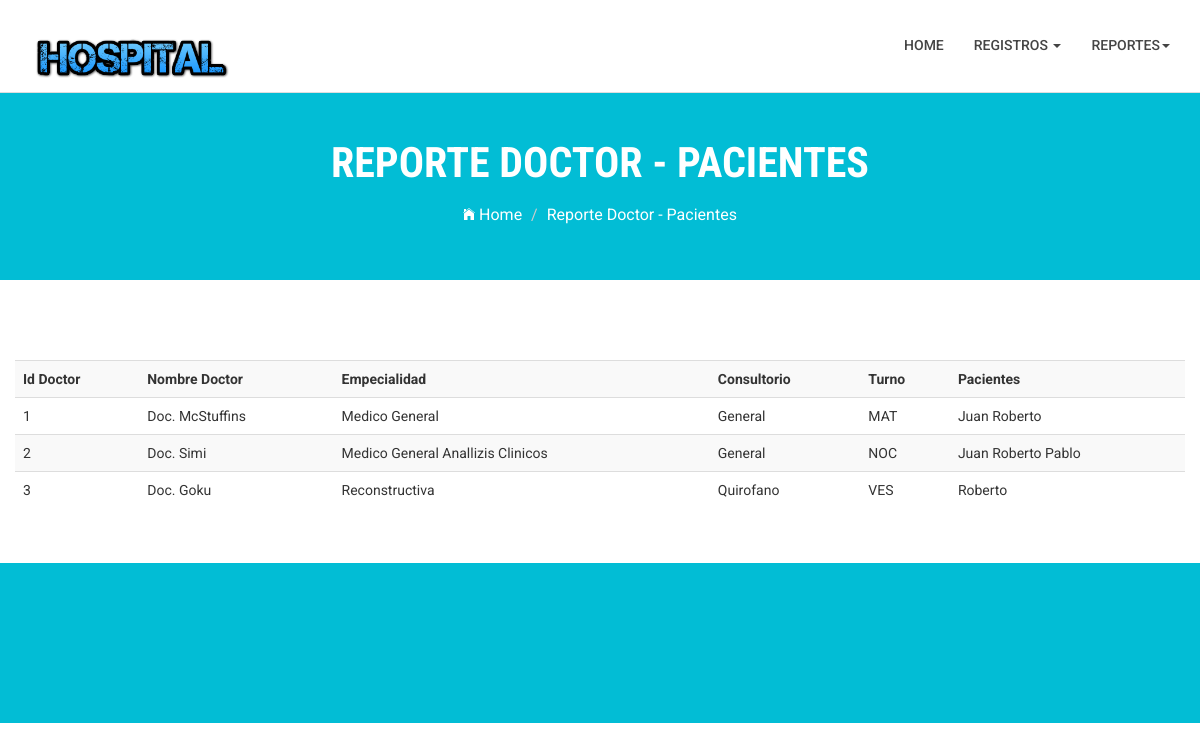
The app's page /Hospital/Report_DoctorPatient/ with its own data.
### Hospital/models.py (models this page shows, shortened)
class Doctor(models.Model):
    doctor_id = models.IntegerField()
    doctor_name = models.CharField(max_length = 64)
    doctor_speciality = models.ManyToManyField(Especialidad)
    consultorio = models.ManyToManyField(Consultorio)
    Matutino = 'MAT'
    Vespertino = 'VES'
    Nocturno = 'NOC'
    HORARIOS = (
        (Matutino, 'Matutino'),
        (Vespertino, 'Vespertino'),
        (Nocturno, 'Nocturno'),
    )
    doctor_shift = models.CharField(max_length = 3, choices = HORARIOS, default = Matutino)
    Paciente = models.ManyToManyField(Paciente)

class Especialidad(models.Model):
    speciality = models.CharField(max_length=64)
    speciality_branch = models.CharField(max_length=64)

class Consultorio(models.Model):
    consultorio_name = models.CharField(max_length=64)
    consultorio_number = models.IntegerField()

class Paciente(models.Model):
    paciente_id = models.IntegerField()
    paciente_name = models.CharField(max_length = 64)
    paciente_age = models.IntegerField()

### Hospital/views.py (the view)
class Report_DoctorPatient(ListView):
    template_name = 'Hospital/Report_DoctorPatient.html'
    model = Doctor

### Hospital/templates/Hospital/Report_DoctorPatient.html (shortened to what this page needs)
{% extends 'base_hospital.html' %}
{% block content %}
<section class="global-page-header">
		<div class="container">
				<div class="row">
						<div class="col-md-12">
								<div class="block">
										<h2>Reporte Doctor - Pacientes</h2>
										<ol class="breadcrumb">
												<li>
														<a href="index.html">
																<i class="ion-ios-home"></i>
																Home
														</a>
												</li>
												<li class="active">Reporte Doctor - Pacientes</li>
										</ol>
								</div>
						</div>
				</div>
		</div>
</section>
<section class="company-description">
	<div class="container" style = "margin-bottom: 35px;">
		<div class="row">
      <table class= "table table-striped">
    		<tr>
    			<th>Id Doctor</th>
    			<th>Nombre Doctor</th>
    			<th>Empecialidad </th>
          <th>Consultorio</th>
    			<th>Turno</th>
          <th>Pacientes </th>
    		</tr>
    		{% for item in object_list %}
    		<tr>
    			<td>{{ item.doctor_id }}</td>
    			<td>{{ item.doctor_name }}</td>
          <td>
    				{% for p in item.doctor_speciality.all %}
    				{{ p.speciality_branch }}
    				{% endfor %}
    			</td>
          <td>
    				{% for p in item.consultorio.all %}
    				{{ p.consultorio_name }}
    				{% endfor %}
    			</td>
    			<td>{{ item.doctor_shift }}
    			<td>
    				{% for p in item.Paciente.all %}
    				{{ p.paciente_name }}
    				{% endfor %}
    			</td>
    		</tr>
    		{% endfor %}
    	</table>
		</div>
	</div>
</section>
<section id="call-to-action">
</section>
{% endblock %}

### static/Hospital/css/main.css (style rules this page uses)
body { font-family: 'Roboto', sans-serif; }
h1, h2, h3, h4, h5, h6 { font-family: 'Roboto Condensed', sans-serif; }
h2 { font-size: 26px; }
#call-to-action { background: #02bdd5; background-size: cover; background-attachment: fixed; padding: 80px 0; text-align: center; position: relative; color: #fff; }
.global-page-header { background-attachment: fixed; background-size: cover; padding: 120px 0 25px 0; position: relative; background: #02bdd5; color: #fff; }
.global-page-header h2 { font-size: 42px; font-weight: bold; color: #fff; text-transform: uppercase; }
.global-page-header .breadcrumb { background: none; font-size: 16px; padding: 8px 0; }
.global-page-header .breadcrumb .active { color: #fff; }
.global-page-header .breadcrumb li a { color: #fff; }
.global-page-header .block { position: relative; z-index: 99; text-align: center; }
.company-description { margin-top: 80px; }

### records on screen
Doctor: doctor_id "1", doctor_name "Doc. McStuffins", doctor_shift "MAT"
Especialidad: speciality_branch "Medico General"
Consultorio: consultorio_name "General"
Paciente: paciente_name "Juan"
Paciente: paciente_name "Roberto"
Doctor: doctor_id "2", doctor_name "Doc. Simi", doctor_shift "NOC"
Especialidad: speciality_branch "Anallizis Clinicos"
Consultorio: consultorio_name "General"
Paciente: paciente_name "Pablo"
Doctor: doctor_id "3", doctor_name "Doc. Goku", doctor_shift "VES"
Especialidad: speciality_branch "Reconstructiva"
Consultorio: consultorio_name "Quirofano"
